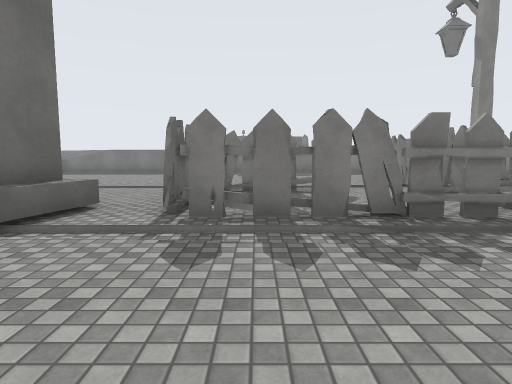
view 1 (above)

14 first-person views from a walk through a scene from a Unity 3-D project. The camera is 1.4 m above the floor, tilts 6° down and sees 75° across. The floor is counted in squares, 2.02 m on a side. Each view is taken from the middle of a square. On the plan, view 1 faces up. The plan holds only what a view shows up to about 10 squares ahead; the rest is blank. The place goes on beyond the plan. The player character is not drawn. Some animated figures are not drawn. Surface patterns are stand-ins for the level's own textures.

view 2
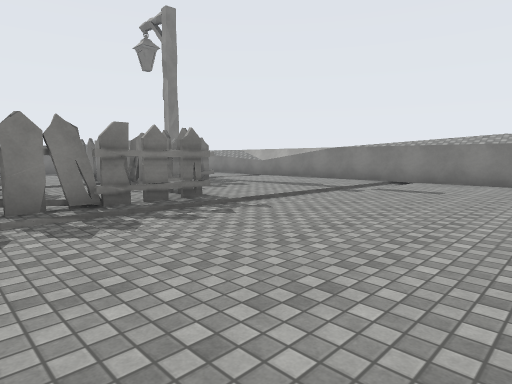

view 3
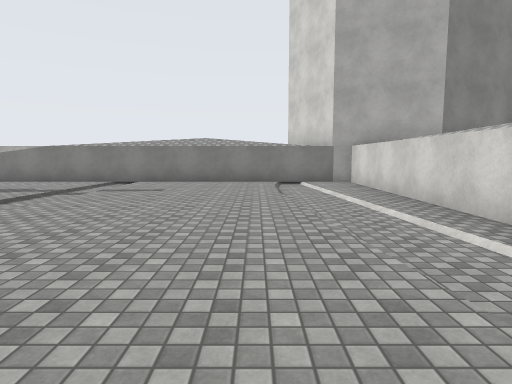

view 4
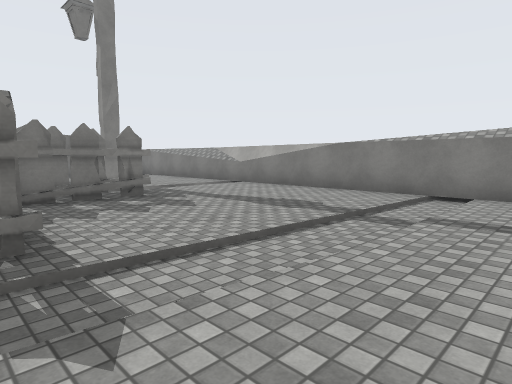

view 5
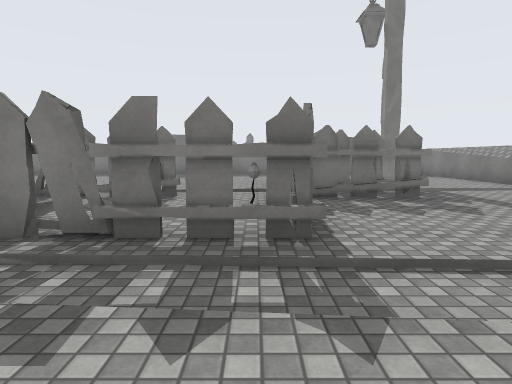

view 6
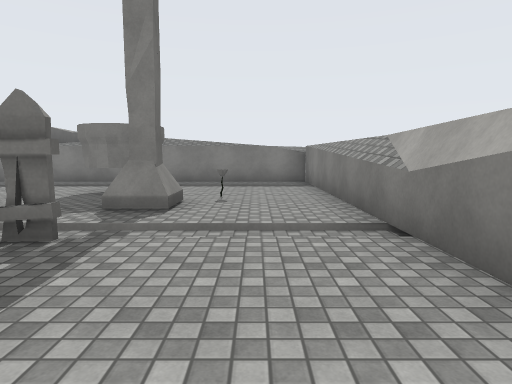

view 7
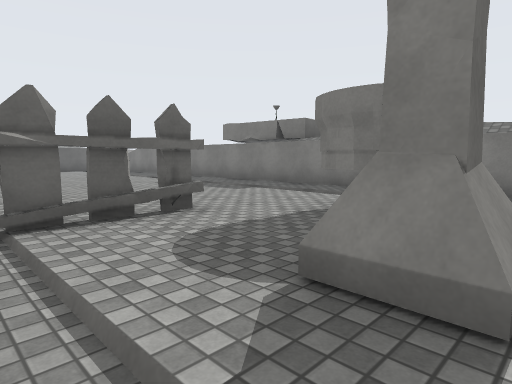

view 8
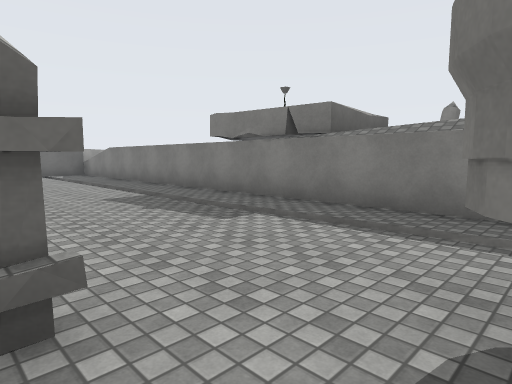

view 9
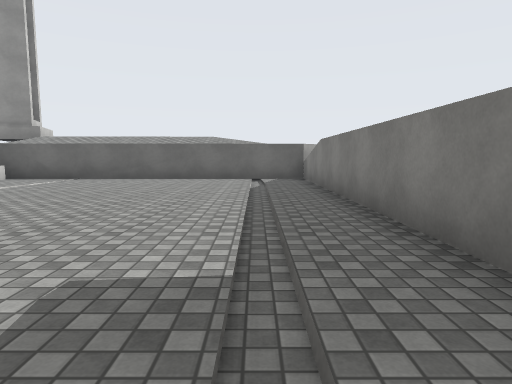

view 10
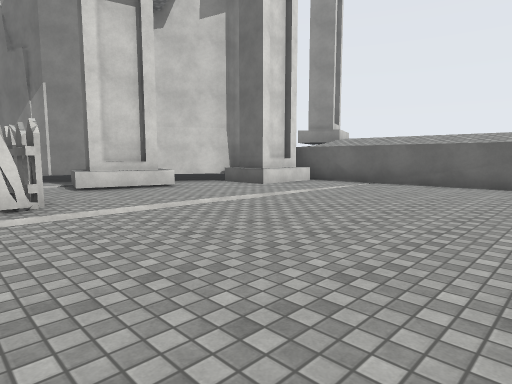

view 11
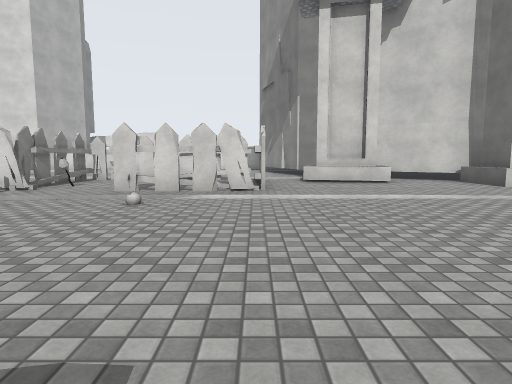

view 12
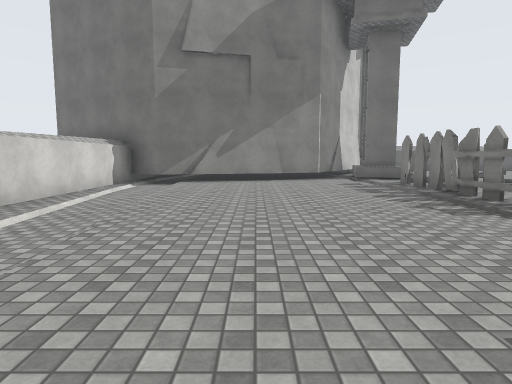

view 13
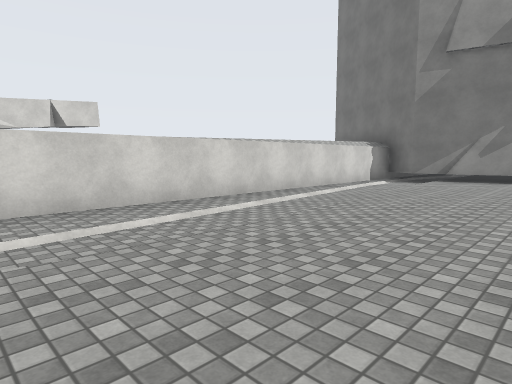

view 14
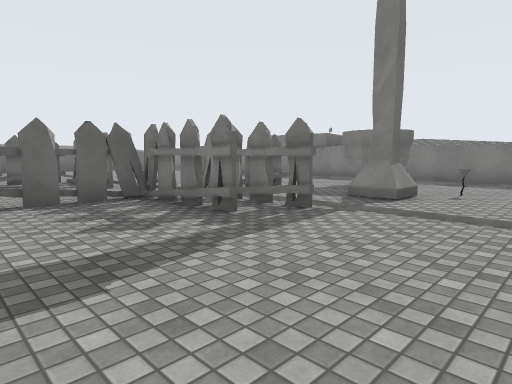

### Floor plan
Key: @ floor where view 1 was taken; # wall or solid block; x gap in a wall; . main floor; - floor 0.25 m lower than the main floor; / step, stairs or slope; = window, fence, low wall or low ledge; ^ raised ledge; v drop or lower ground; O other object.
Columns run from 9 left of view 1 to 10 right of it. Each row starts with its distance up from view 1.
 15 ^^##################
 14 #..................#
 13 #//////////////////#
 12 #.............OO...#
 11 #.............O.O..#
 10 #............#.#/..#
  9 #............x../..#
  8 #///////////-#-////#
  7 #.....//#x#..###...#
  6 #^^.....#v..O#.....#
  5  #=^.^^.xv..O#.....#
  4  ###.##=###OO#.....#
  3    ###^//----//////#
  2       #............#
  1       ##...........#
  0        #.@.........#
 -1        #...........#
 -2        #//////-----#
 -3        #//////.....#
 -4        #############

Where each view was taken, in squares from view 1:
view 1: 0 up, 0 right, facing up
view 2: 1 down, 0 right, facing up-right
view 3: 1 down, 0 right, facing right
view 4: 1 up, 3 right, facing up-right
view 5: 1 up, 3 right, facing up
view 6: 5 up, 8 right, facing up
view 7: 8 up, 7 right, facing up-left
view 8: 10 up, 5 right, facing up-left
view 9: 13 up, 1 right, facing left
view 10: 12 up, 0 right, facing down-left
view 11: 13 up, 1 left, facing down
view 12: 0 up, 8 right, facing left
view 13: 1 up, 9 right, facing down-left
view 14: 4 up, 9 right, facing up-left
